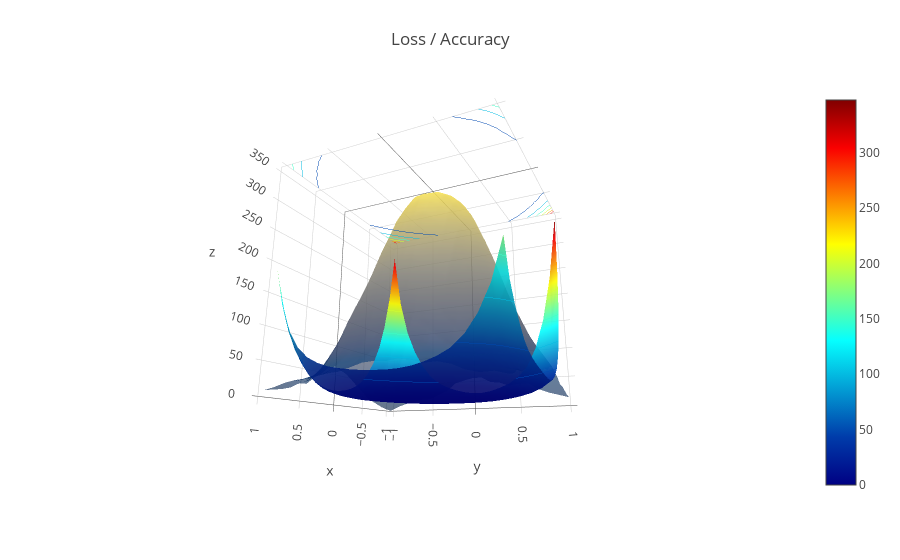
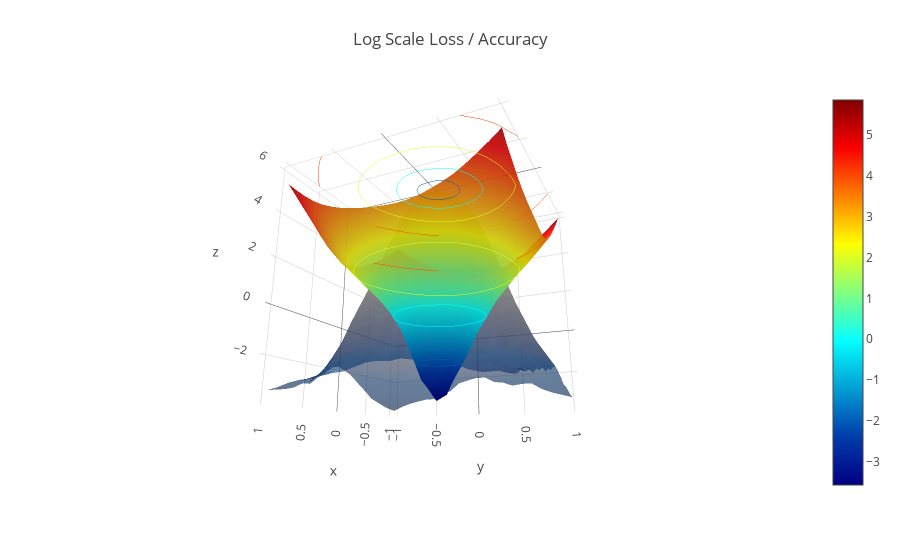
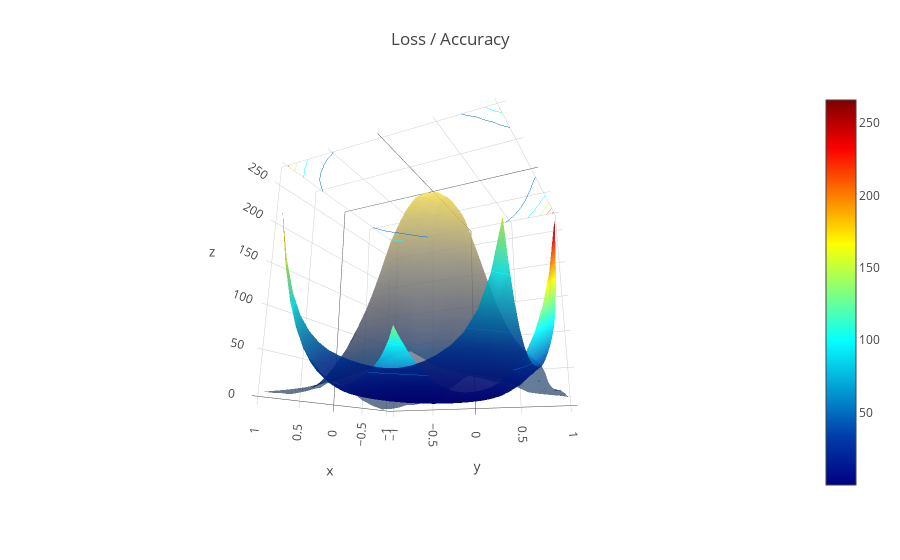
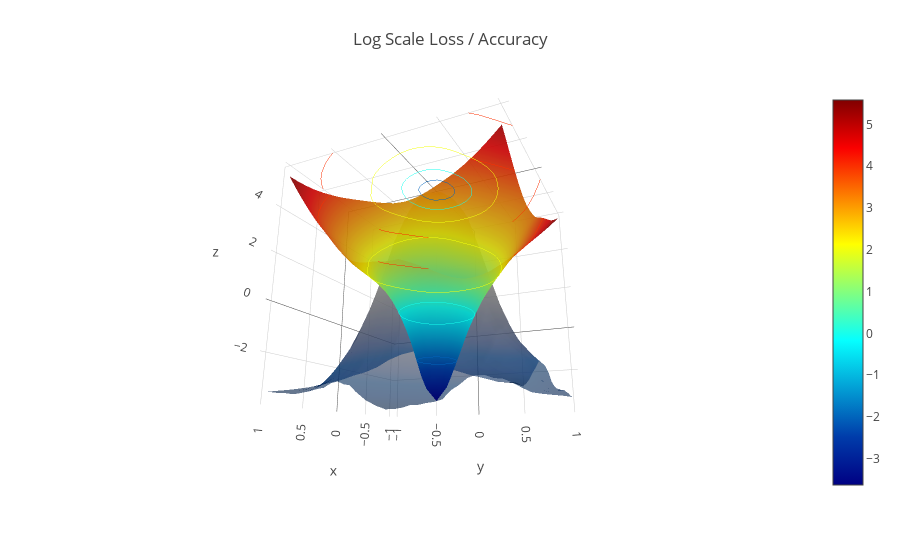

Notebook cell for these charts, in order:
### Code cell
# plot loss landscape
a_acc_list_1  = np.load('./a/a_acc_list_1.npy')
a_loss_list_1 = np.load('./a/a_loss_list_1.npy')
b_acc_list_1  = np.load('./b/b_acc_list_1.npy')
b_loss_list_1 = np.load('./b/b_loss_list_1.npy')
c_acc_list_1  = np.load('./c/c_acc_list_1.npy')
c_loss_list_1 = np.load('./c/c_loss_list_1.npy')

create_viz(a_loss_list_1,a_acc_list_1)
create_viz(b_loss_list_1,b_acc_list_1)
create_viz(c_loss_list_1,c_acc_list_1)

### Figure 1 — Plotly figure (JSON) as saved in the notebook; plotly's stock layout.template omitted (floating-point values rounded to 4 significant figures; data arrays with more than 128 entries replaced by an {"elided": "..."} marker saying what was removed)
{"data": [{"colorscale": "Cividis", "opacity": 0.6, "showscale": false, "type": "surface", "uid": "f60d1562-aff6-4140-90aa-e2ed31fd8e0c", "x": {"elided": "21x21 float values"}, "y": {"elided": "21x21 float values"}, "z": {"elided": "21x21 float values"}}, {"colorscale": "Jet", "contours": {"z": {"project": {"z": true}, "show": true, "usecolormap": true}}, "opacity": 0.9, "type": "surface", "uid": "39c87cea-68ee-419f-aef2-6fa2cc918815", "x": {"elided": "21x21 float values"}, "y": {"elided": "21x21 float values"}, "z": {"elided": "21x21 float values"}}], "layout": {"autosize": true, "margin": {"b": 65, "l": 65, "r": 50, "t": 90}, "scene": {"camera": {"eye": {"x": 1.87, "y": 0.88, "z": -0.64}}}, "title": "Loss / Accuracy"}}

### Figure 2 — Plotly figure (JSON) as saved in the notebook; plotly's stock layout.template omitted (floating-point values rounded to 4 significant figures; data arrays with more than 128 entries replaced by an {"elided": "..."} marker saying what was removed)
{"data": [{"colorscale": "Cividis", "opacity": 0.6, "showscale": false, "type": "surface", "uid": "f1a05b5b-5bb0-4a01-8c57-755f76469d34", "x": {"elided": "21x21 float values"}, "y": {"elided": "21x21 float values"}, "z": {"elided": "21x21 float values"}}, {"colorscale": "Jet", "contours": {"z": {"project": {"z": true}, "show": true, "usecolormap": true}}, "opacity": 0.9, "type": "surface", "uid": "ac6132ce-5099-4cf0-bff0-29fcb4a61a4e", "x": {"elided": "21x21 float values"}, "y": {"elided": "21x21 float values"}, "z": {"elided": "21x21 float values"}}], "layout": {"autosize": true, "margin": {"b": 65, "l": 65, "r": 50, "t": 90}, "scene": {"camera": {"eye": {"x": 1.87, "y": 0.88, "z": -0.64}}}, "title": "Log Scale Loss / Accuracy"}}

### Figure 3 — Plotly figure (JSON) as saved in the notebook; plotly's stock layout.template omitted (floating-point values rounded to 4 significant figures; data arrays with more than 128 entries replaced by an {"elided": "..."} marker saying what was removed)
{"data": [{"colorscale": "Cividis", "opacity": 0.6, "showscale": false, "type": "surface", "uid": "24e60551-26f7-4231-a082-88eddd4ef946", "x": {"elided": "21x21 float values"}, "y": {"elided": "21x21 float values"}, "z": {"elided": "21x21 float values"}}, {"colorscale": "Jet", "contours": {"z": {"project": {"z": true}, "show": true, "usecolormap": true}}, "opacity": 0.9, "type": "surface", "uid": "b1999676-f1e9-413f-ac8e-898af26a2315", "x": {"elided": "21x21 float values"}, "y": {"elided": "21x21 float values"}, "z": {"elided": "21x21 float values"}}], "layout": {"autosize": true, "margin": {"b": 65, "l": 65, "r": 50, "t": 90}, "scene": {"camera": {"eye": {"x": 1.87, "y": 0.88, "z": -0.64}}}, "title": "Loss / Accuracy"}}

### Figure 4 — Plotly figure (JSON) as saved in the notebook; plotly's stock layout.template omitted (floating-point values rounded to 4 significant figures; data arrays with more than 128 entries replaced by an {"elided": "..."} marker saying what was removed)
{"data": [{"colorscale": "Cividis", "opacity": 0.6, "showscale": false, "type": "surface", "uid": "2fcee826-db4b-460c-8506-8e33f90efd34", "x": {"elided": "21x21 float values"}, "y": {"elided": "21x21 float values"}, "z": {"elided": "21x21 float values"}}, {"colorscale": "Jet", "contours": {"z": {"project": {"z": true}, "show": true, "usecolormap": true}}, "opacity": 0.9, "type": "surface", "uid": "0c4057d9-abe5-4b29-bcfc-c6b8787c4eac", "x": {"elided": "21x21 float values"}, "y": {"elided": "21x21 float values"}, "z": {"elided": "21x21 float values"}}], "layout": {"autosize": true, "margin": {"b": 65, "l": 65, "r": 50, "t": 90}, "scene": {"camera": {"eye": {"x": 1.87, "y": 0.88, "z": -0.64}}}, "title": "Log Scale Loss / Accuracy"}}
